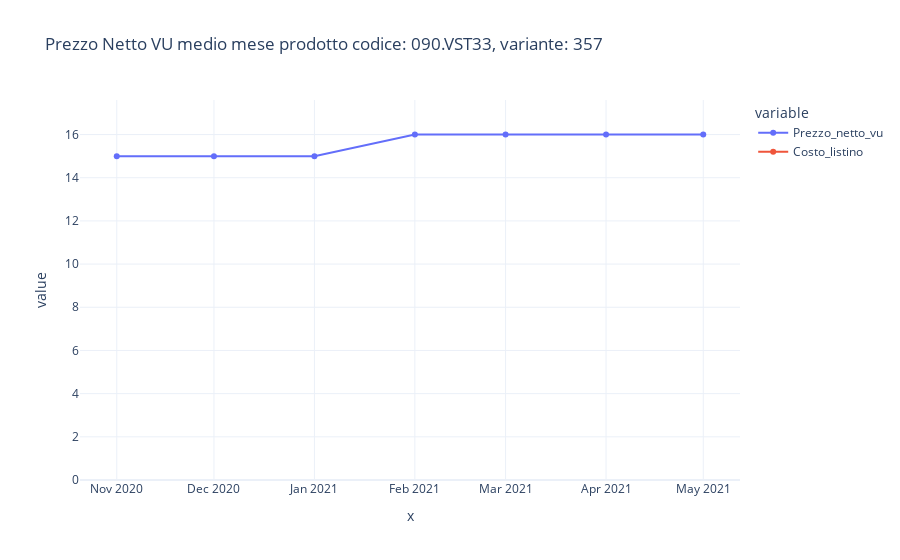

Notebook cell for this chart:
### Code cell
fig = px.line(df_codice, x=df_codice.index.to_timestamp() ,
               y=['Prezzo_netto_vu', "Costo_listino"], template='plotly_white', title=f'Prezzo Netto VU medio mese prodotto codice: {codice}',
                 markers=True, range_y=[0, df_codice["Prezzo_netto_vu"].max()*1.1])
fig.update_traces(textposition='top center')
fig.show()

### Figure 1 — Plotly figure (JSON) as saved in the notebook; plotly's stock layout.template omitted (floating-point values rounded to 4 significant figures)
{"data": [{"hovertemplate": "variable=Prezzo_netto_vu<br>x=%{x}<br>value=%{y}<extra></extra>", "legendgroup": "Prezzo_netto_vu", "line": {"color": "#636efa", "dash": "solid"}, "marker": {"symbol": "circle"}, "mode": "lines+markers", "name": "Prezzo_netto_vu", "orientation": "v", "showlegend": true, "textposition": "top center", "type": "scatter", "x": ["2020-11-01T00:00:00", "2020-12-01T00:00:00", "2021-01-01T00:00:00", "2021-02-01T00:00:00", "2021-03-01T00:00:00", "2021-04-01T00:00:00", "2021-05-01T00:00:00"], "xaxis": "x", "y": [15, 15, 15, 16, 16, 16, 16], "yaxis": "y"}, {"hovertemplate": "variable=Costo_listino<br>x=%{x}<br>value=%{y}<extra></extra>", "legendgroup": "Costo_listino", "line": {"color": "#EF553B", "dash": "solid"}, "marker": {"symbol": "circle"}, "mode": "lines+markers", "name": "Costo_listino", "orientation": "v", "showlegend": true, "textposition": "top center", "type": "scatter", "x": ["2020-11-01T00:00:00", "2020-12-01T00:00:00", "2021-01-01T00:00:00", "2021-02-01T00:00:00", "2021-03-01T00:00:00", "2021-04-01T00:00:00", "2021-05-01T00:00:00"], "xaxis": "x", "y": [null, null, null, null, null, null, null], "yaxis": "y"}], "layout": {"legend": {"title": {"text": "variable"}, "tracegroupgap": 0}, "title": {"text": "Prezzo Netto VU medio mese prodotto codice: 090.VST33, variante: 357"}, "xaxis": {"anchor": "y", "domain": [0, 1], "title": {"text": "x"}}, "yaxis": {"anchor": "x", "domain": [0, 1], "range": [0, 17.6], "title": {"text": "value"}}}}
